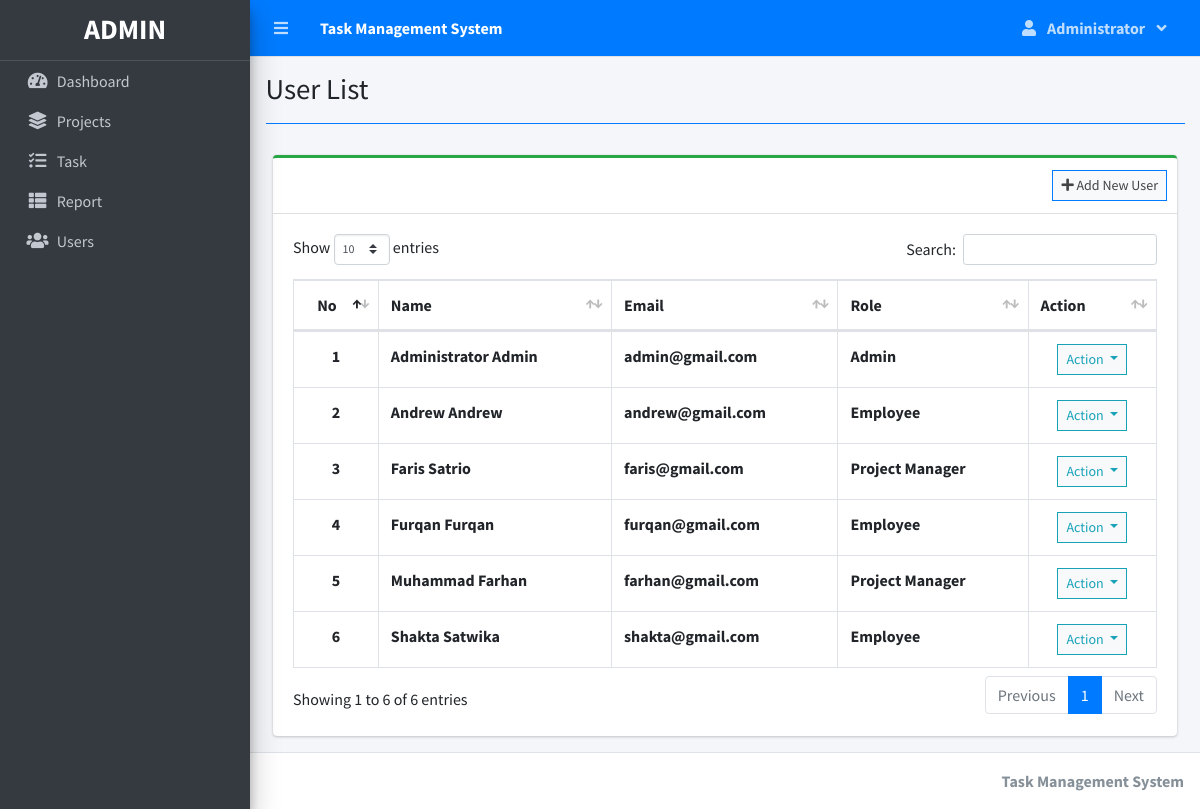
The page /index.php?page=user_list (signed in) on the database its author committed.
### tables this page shows
CREATE TABLE `users` (
  `id` int(30) NOT NULL,
  `firstname` varchar(200) NOT NULL,
  `lastname` varchar(200) NOT NULL,
  `email` varchar(200) NOT NULL,
  `password` text NOT NULL,
  `type` tinyint(1) NOT NULL DEFAULT 2 COMMENT '1 = admin, 2 = staff',
  `avatar` text NOT NULL DEFAULT 'no-image-available.png',
  `date_created` datetime NOT NULL DEFAULT current_timestamp()
);

### user_list.php (the view, shortened to what this page needs)
<?php include 'db_connect.php' ?>
<div class="col-lg-12">
	<div class="card card-outline card-success">
		<div class="card-header">
			<div class="card-tools">
				<a class="btn btn-block btn-sm btn-default btn-flat border-primary" href="./index.php?page=new_user"><i class="fa fa-plus"></i> Add New User</a>
			</div>
		</div>
		<div class="card-body">
			<table class="table tabe-hover table-bordered" id="list">
				<thead>
					<tr>
						<th class="text-center">No</th>
						<th>Name</th>
						<th>Email</th>
						<th>Role</th>
						<th>Action</th>
					</tr>
				</thead>
				<tbody>
					<?php
					$i = 1;
					$type = array('', "Admin", "Project Manager", "Employee");
					$qry = $conn->query("SELECT *,concat(firstname,' ',lastname) as name FROM users order by concat(firstname,' ',lastname) asc");
					while ($row = $qry->fetch_assoc()) :
					?>
						<tr>
							<th class="text-center"><?php echo $i++ ?></th>
							<td><b><?php echo ucwords($row['name']) ?></b></td>
							<td><b><?php echo $row['email'] ?></b></td>
							<td><b><?php echo $type[$row['type']] ?></b></td>
							<td class="text-center">
								<button type="button" class="btn btn-default btn-sm btn-flat border-info wave-effect text-info dropdown-toggle" data-toggle="dropdown" aria-expanded="true">
									Action
								</button>
							</td>
						</tr>
					<?php endwhile; ?>
				</tbody>
			</table>
		</div>
	</div>
</div>

### index.php (shortened to what this page needs)
<!DOCTYPE html>
<html lang="en">
<?php
include 'header.php'
?>
<body class="hold-transition sidebar-mini layout-fixed layout-navbar-fixed layout-footer-fixed">
  <div class="wrapper">
    <?php include 'topbar.php' ?>
    <?php include 'sidebar.php' ?>
    <div class="content-wrapper">
      <div class="content-header">
        <div class="container-fluid">
          <div class="row mb-2">
            <div class="col-sm-6">
              <h1 class="m-0"><?php echo $title ?></h1>
            </div>
          </div>
          <hr class="border-primary">
        </div>
      </div>
      <section class="content">
        <div class="container-fluid">
          <?php
          $page = isset($_GET['page']) ? $_GET['page'] : 'home';
          if (!file_exists($page . ".php")) {
            include '404.html';
          } else {
            include $page . '.php';
          }
          ?>
        </div>
      </section>
    </div>
    <footer class="main-footer">
      <div class="float-right d-none d-sm-inline-block">
        <b><?php echo $_SESSION['system']['name'] ?></b>
      </div>
    </footer>
  </div>
</body>
</html>

### header.php (shortened to what this page needs)
<head>
  <?php
  $title = isset($_GET['page']) ? ucwords(str_replace("_", ' ', $_GET['page'])) : "Home";
  ?>
  <link rel="stylesheet" href="assets/plugins/fontawesome-free/css/all.min.css">
  <link rel="stylesheet" href="assets/plugins/overlayScrollbars/css/OverlayScrollbars.min.css">
  <link rel="stylesheet" href="assets/plugins/datatables-bs4/css/dataTables.bootstrap4.min.css">
  <link rel="stylesheet" href="assets/plugins/datatables-responsive/css/responsive.bootstrap4.min.css">
  <link rel="stylesheet" href="assets/plugins/datatables-buttons/css/buttons.bootstrap4.min.css">
  <link rel="stylesheet" href="assets/plugins/select2/css/select2.min.css">
  <link rel="stylesheet" href="assets/plugins/select2-bootstrap4-theme/select2-bootstrap4.min.css">
  <link rel="stylesheet" href="assets/plugins/sweetalert2-theme-bootstrap-4/bootstrap-4.min.css">
  <link rel="stylesheet" href="assets/plugins/toastr/toastr.min.css">
  <link rel="stylesheet" href="assets/plugins/dropzone/min/dropzone.min.css">
  <link rel="stylesheet" href="assets/dist/css/jquery.datetimepicker.min.css">
  <link rel="stylesheet" href="assets/plugins/icheck-bootstrap/icheck-bootstrap.min.css">
  <link rel="stylesheet" href="assets/plugins/bootstrap4-toggle/css/bootstrap4-toggle.min.css">
  <link rel="stylesheet" href="assets/dist/css/adminlte.min.css">
  <link rel="stylesheet" href="assets/dist/css/styles.css">
  <link rel="stylesheet" href="assets/plugins/summernote/summernote-bs4.min.css">
</head>

### topbar.php (shortened to what this page needs)
<nav class="main-header navbar navbar-expand navbar-primary navbar-dark ">
  <ul class="navbar-nav">
    <?php if (isset($_SESSION['login_id'])) : ?>
      <li class="nav-item">
        <a class="nav-link" data-widget="pushmenu" href="" role="button"><i class="fas fa-bars"></i></a>
      </li>
    <?php endif; ?>
    <li>
      <a class="nav-link text-white" href="./" role="button">
        <large><b><?php echo $_SESSION['system']['name'] ?></b></large>
      </a>
    </li>
  </ul>
  <ul class="navbar-nav ml-auto">
    <li class="nav-item dropdown">
      <a class="nav-link" data-toggle="dropdown" aria-expanded="true" href="javascript:void(0)">
        <span>
          <div class="d-felx badge-pill">
            <span class="fa fa-user mr-2"></span>
            <span><b><?php echo ucwords($_SESSION['login_firstname']) ?></b></span>
            <span class="fa fa-angle-down ml-2"></span>
          </div>
        </span>
      </a>
    </li>
  </ul>
</nav>

### sidebar.php (shortened to what this page needs)
<aside class="main-sidebar sidebar-dark-primary elevation-4">
  <div class="dropdown">
    <a href="./" class="brand-link">
      <?php if ($_SESSION['login_type'] == 1) : ?>
        <h3 class="text-center p-0 m-0"><b>ADMIN</b></h3>
      <?php else : ?>
        <h3 class="text-center p-0 m-0"><b>USER</b></h3>
      <?php endif; ?>
    </a>
  </div>
  <div class="sidebar pb-4 mb-4">
    <nav class="mt-2">
      <ul class="nav nav-pills nav-sidebar flex-column nav-flat" data-widget="treeview" role="menu" data-accordion="false">
        <li class="nav-item dropdown">
          <a href="./" class="nav-link nav-home">
            <i class="nav-icon fas fa-tachometer-alt"></i>
            <p>
              Dashboard
            </p>
          </a>
        </li>
        <?php if ($_SESSION['login_type'] != 3) : ?>
          <li class="nav-item">
            <a href="./index.php?page=project_list" class="nav-link nav-edit_project nav-view_project">
              <i class="nav-icon fas fa-layer-group"></i>
              <p>
                Projects
              </p>
            </a>
          </li>
        <?php endif; ?>
        <li class="nav-item">
          <a href="./index.php?page=task_list" class="nav-link nav-task_list">
            <i class="fas fa-tasks nav-icon"></i>
            <p>Task</p>
          </a>
        </li>
        <?php if ($_SESSION['login_type'] != 3) : ?>
          <li class="nav-item">
            <a href="./index.php?page=reports" class="nav-link nav-reports">
              <i class="fas fa-th-list nav-icon"></i>
              <p>Report</p>
            </a>
          </li>
        <?php endif; ?>
        <?php if ($_SESSION['login_type'] == 1) : ?>
          <li class="nav-item">
            <a href="./index.php?page=user_list" class="nav-link nav-edit_user">
              <i class="nav-icon fas fa-users"></i>
              <p>
                Users
              </p>
            </a>
          </li>
        <?php endif; ?>
      </ul>
    </nav>
  </div>
</aside>

### rows shown on the page
users: name "Administrator Admin", email "admin@gmail.com", type "Admin"
users: name "Andrew Andrew", email "andrew@gmail.com", type "Employee"
users: name "Faris Satrio", email "faris@gmail.com", type "Project Manager"
users: name "Furqan Furqan", email "furqan@gmail.com", type "Employee"
users: name "Muhammad Farhan", email "farhan@gmail.com", type "Project Manager"
users: name "Shakta Satwika", email "shakta@gmail.com", type "Employee"

### other values the page prints
$_SESSION['system']['name'] "Task Management System"
$_SESSION['login_firstname'] "Administrator"
$title "User List"
